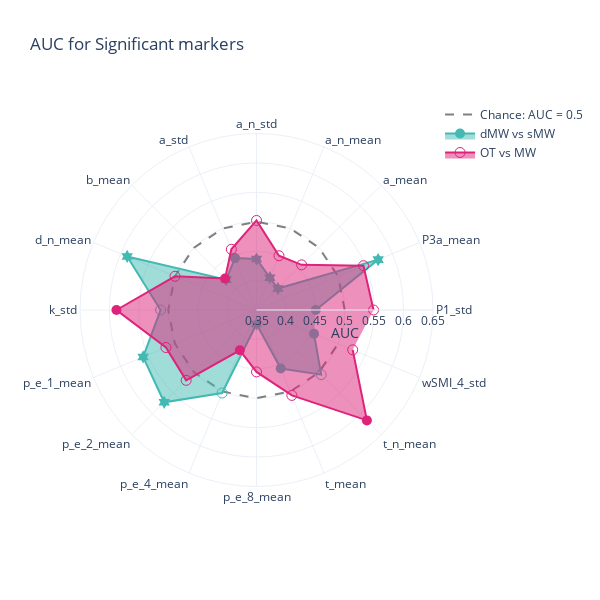

The cell this chart's notebook holds for it:
### Code cell
mw =aucs_mw[aucs_mw['markers'].isin([i for i in signficant_markers])]
mind =aucs_mind[aucs_mind['markers'].isin([i for i in signficant_markers])]

fig = go.Figure()


fig.add_trace(go.Scatterpolar(
    r=np.ones(len(mind['markers'])) * 0.5,
    theta=mind['markers'],
    name = 'Chance: AUC = 0.5',
    mode = 'lines',
    line = {'color':'grey', 'width': 2, 'dash': 'dash' },
))

fig.add_trace(go.Scatterpolar(
    r=mw.AUC,
    theta=mw['markers'],
    fill='toself',
    name='dMW vs sMW', 
    marker = {'color':lblue, 'size': 10},
    marker_symbol= mw.symbol.to_list()
))

fig.add_trace(go.Scatterpolar(
    r=mind.AUC,
    theta=mind['markers'],
    fill='toself',
    name='OT vs MW',
    marker = {'color':pink, 'size': 10},
    marker_symbol= mind.symbol.to_list()
))


fig.update_layout(
    title="AUC for Significant markers",
#     legend_title="Classification",
    width=600,
    height=600,
    template = 'plotly_white',
    
  polar=dict(
    radialaxis=dict(
    title = 'AUC',
      visible=True,
        range = [0.35,0.65]
    ),
  ),
    
  showlegend=True
)

fig.show()
pio.write_json(fig, 'Figs/radar_auc_significant.plotly')

### Figure 1 — Plotly figure (JSON) as saved in the notebook; plotly's stock layout.template omitted (floating-point values rounded to 4 significant figures)
{"data": [{"line": {"color": "grey", "dash": "dash", "width": 2}, "mode": "lines", "name": "Chance: AUC = 0.5", "r": [0.5, 0.5, 0.5, 0.5, 0.5, 0.5, 0.5, 0.5, 0.5, 0.5, 0.5, 0.5, 0.5, 0.5, 0.5, 0.5], "theta": ["P1_std", "P3a_mean", "a_mean", "a_n_mean", "a_n_std", "a_std", "b_mean", "d_n_mean", "k_std", "p_e_1_mean", "p_e_2_mean", "p_e_4_mean", "p_e_8_mean", "t_mean", "t_n_mean", "wSMI_4_std"], "type": "scatterpolar"}, {"fill": "toself", "marker": {"color": "#42B9B2", "size": 10, "symbol": ["circle", "hexagram", "hexagram", "hexagram", "hexagram", "circle", "hexagram", "hexagram", "circle-open", "hexagram", "hexagram", "circle-open", "hexagram", "circle", "circle-open", "circle"]}, "name": "dMW vs sMW", "r": [0.4507, 0.5738, 0.4015, 0.4094, 0.4366, 0.4455, 0.4229, 0.5879, 0.513, 0.5586, 0.5718, 0.5027, 0.3737, 0.4577, 0.5054, 0.4559], "theta": ["P1_std", "P3a_mean", "a_mean", "a_n_mean", "a_n_std", "a_std", "b_mean", "d_n_mean", "k_std", "p_e_1_mean", "p_e_2_mean", "p_e_4_mean", "p_e_8_mean", "t_mean", "t_n_mean", "wSMI_4_std"], "type": "scatterpolar"}, {"fill": "toself", "marker": {"color": "#DE237B", "size": 10, "symbol": ["circle-open", "circle-open", "circle-open", "circle-open", "circle-open", "circle-open", "circle", "circle-open", "circle", "circle-open", "circle-open", "circle", "circle-open", "circle-open", "circle", "circle-open"]}, "name": "OT vs MW", "r": [0.5489, 0.5468, 0.4585, 0.4498, 0.5022, 0.4617, 0.4255, 0.4999, 0.588, 0.5166, 0.5191, 0.4241, 0.4552, 0.5071, 0.6153, 0.527], "theta": ["P1_std", "P3a_mean", "a_mean", "a_n_mean", "a_n_std", "a_std", "b_mean", "d_n_mean", "k_std", "p_e_1_mean", "p_e_2_mean", "p_e_4_mean", "p_e_8_mean", "t_mean", "t_n_mean", "wSMI_4_std"], "type": "scatterpolar", "visible": true}], "layout": {"height": 600, "polar": {"angularaxis": {"type": "category"}, "radialaxis": {"autorange": false, "range": [0.35, 0.65], "title": {"text": "AUC"}, "type": "linear", "visible": true}}, "showlegend": true, "title": {"text": "AUC for Significant markers"}, "width": 600}}
